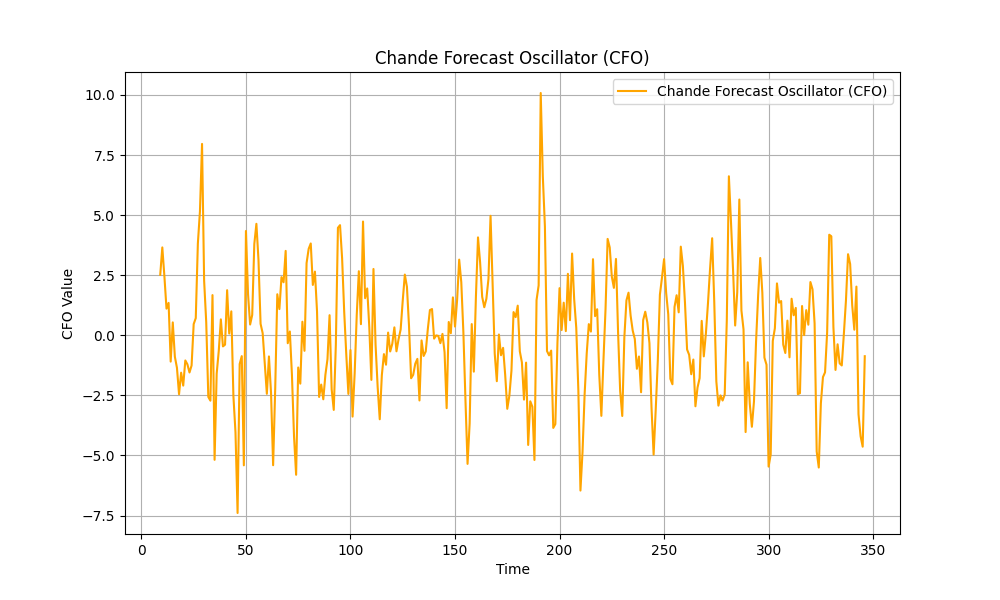

Recreate this plot in Python.
import numpy as np
import pandas as pd
import matplotlib
matplotlib.use('TkAgg')
import matplotlib.pyplot as plt

def chande_forecast_oscillator(prices, period):
    prices = np.asarray(prices)
    cfo = np.full(len(prices), np.nan)  # Initialize with NaN for padding

    for i in range(period - 1, len(prices)):
        # Get the window of prices
        y = prices[i - period + 1:i + 1]
        x = np.arange(len(y))  # Independent variable

        # Perform linear regression: y = mx + b
        m, b = np.polyfit(x, y, 1)  # Slope (m) and intercept (b)

        # Forecasted price for the last point in the window
        forecast = m * (len(y) - 1) + b

        # Calculate CFO
        cfo[i] = ((prices[i] - forecast) * 100 / prices[i])

    return cfo

# Calculate CFO with a period of 10
file_path = 'dataset.csv'
data = pd.read_csv(file_path)
prices = data['close']
cfo = chande_forecast_oscillator(prices,period=10)
print("CFO:", cfo)

# Plot CFO
import matplotlib.pyplot as plt

# Plot CFO along with prices
plt.figure(figsize=(10, 6))
plt.plot(cfo, label='Chande Forecast Oscillator (CFO)', color='orange')
plt.title('Chande Forecast Oscillator (CFO)')
plt.xlabel('Time')
plt.ylabel('CFO Value')
plt.legend()
plt.grid()
plt.show()
